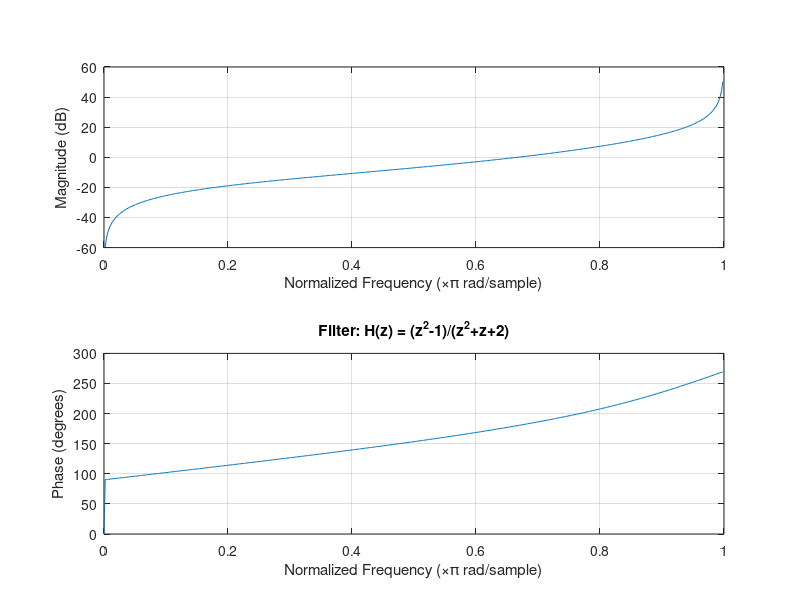
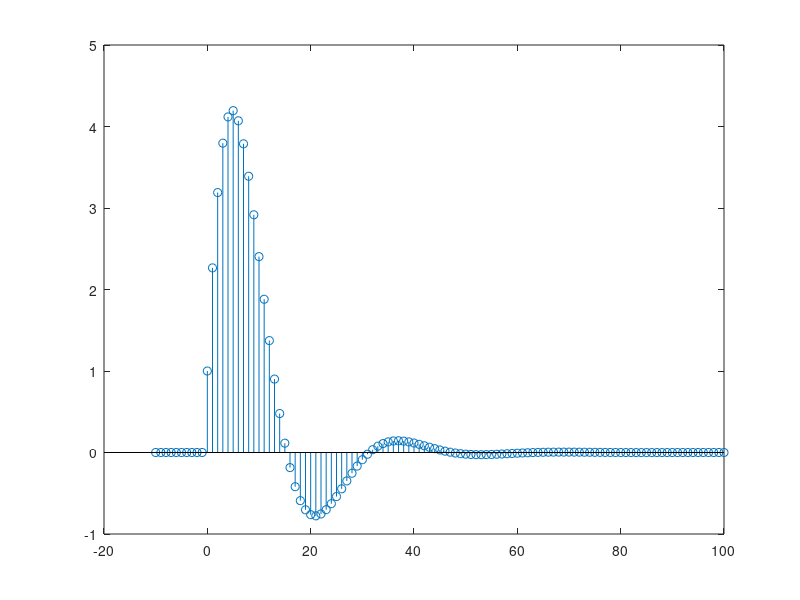

Here is the MATLAB script that generated these plots, in order: (Note: this script raises an error after producing the figures.)
clc; close all; clear all;

%%Problem 1%%
%H(z) = (z^2-1)/(z^2+z+2)
num1 = [1 -1 0];
den1 = [1 3 2];

[r1,p1,k1] = residue(num1,den1);

zero1 = roots(num1);
pole1 = roots(den1);

figure(1);
freqz(num1,den1);
title('Filter: H(z) = (z^2-1)/(z^2+z+2)');


%%Problem 2%%
%y[n] – 1.8cos(pi/16)y[n-1] + 0.81y[n-2] = x[n] + 0.5x[n-1]
num2 = [1 0.5 0];
den2 = [1 -1.8*cos(pi/16) 0.81];

n = -10:100;
x = zeros(111,1);
x(11) = 1;
y = filter(num2,den2,x); %output y(t) is understood as: x(t) -> "system" a,b -> y(t)

figure(2);
stem(n,y); %hold on;
title('y[n] – 1.8cos(pi/16)y[n-1] + 0.81y[n-2] = x[n] + 0.5x[n-1]', 'Impulse response from feeding Dirac to model H(z)');
xlabel('n');ylabel('h(n)');

figure(17);
hn = 7.938*(0.9).^n.*cos(pi/16.*n-1.444).*heaviside(n);
stem(n,hn);% hold off;
title('y[n] – 1.8cos(pi/16)y[n-1] + 0.81y[n-2] = x[n] + 0.5x[n-1]','Impulse response from manually deriving h(n)');
xlabel('n');ylabel('h(n)');


% roots(den2);
% [r2,p2,k2] = residue(num2,den2);


%%Problem 3%%

%%Graph2%%
figure(3);
sys2 = tf(num2,den2);
pzmap(sys2);
title('y[n] – 1.8cos(pi/16)y[n-1] + 0.81y[n-2] = x[n] + 0.5x[n-1]');

figure(4);
freqz(num2,den2);
title('y[n] – 1.8cos(pi/16)y[n-1] + 0.81y[n-2] = x[n] + 0.5x[n-1]');

%%Graph3%%
%y[n] + 0.13y[n-1] + 0.52y[n-2] + 0.3y[n-3] = 0.16x[n] - 0.48x[n-1] + 0.48x[n-2] 0.16x[n-3]
num3 = [0.16 -0.48 0.48 0.16];
den3 = [1 0.13 0.52 0.3];
sys3 = tf(num3,den3);
figure(5);
pzmap(sys3);
title('y[n] + 0.13y[n-1] + 0.52y[n-2] + 0.3y[n-3] = 0.16x[n] - 0.48x[n-1] + 0.48x[n-2] 0.16x[n-3]');
figure(6);
freqz(num3,den3);
title('y[n] + 0.13y[n-1] + 0.52y[n-2] + 0.3y[n-3] = 0.16x[n] - 0.48x[n-1] + 0.48x[n-2] 0.16x[n-3]');

%%Graph4%%
%y[n] - 0.268y[n-2] = 0.634x[n] – 0.634x[n-2]
num4 = [1 0 -0.268];
den4 = [0.634 0 -0.634];
sys4 = tf(num4,den4);
figure(7);
pzmap(sys4);
title('y[n] - 0.268y[n-2] = 0.634x[n] – 0.634x[n-2]');
figure(8);
freqz(num4,den4);
title('y[n] - 0.268y[n-2] = 0.634x[n] – 0.634x[n-2]');

%%Graph5%%
%y[n] + 0.268y[n-2] = 0.634x[n] + 0.634x[n-2]
num5 = [0.634 0 0.634];
den5 = [1 0 0.268];
sys5 = tf(num5,den5);
figure(9);
pzmap(sys5);
title('y[n] + 0.268y[n-2] = 0.634x[n] + 0.634x[n-2]');
figure(10);
freqz(num5,den5);
title('y[n] + 0.268y[n-2] = 0.634x[n] + 0.634x[n-2]');

%%Graph6%%
%10y[n] - 5y[n-1] + 2y[n-2] = x[n] - 5x[n-1] + 10x[n-2]
num6 = [1 -5 10];
den6 = [10 -5 2];
sys6 = tf(num6,den6);
figure(11);
pzmap(sys6);
title('10y[n] - 5y[n-1] + 2y[n-2] = x[n] - 5x[n-1] + 10x[n-2]');
figure(12);
freqz(num6,den6);
title('10y[n] - 5y[n-1] + 2y[n-2] = x[n] - 5x[n-1] + 10x[n-2]');

%%Low-pass filter%%
%H(z) = (z+1)/(z-3/4)

%testing%
% num7 = [1  3 3 1];
% den7 = conv([1 -1/5],[1 -1 9/16]);
num7 = [1 1];
den7 = [1 -3/4];
sys7 = tf(num7,den7);
figure(13);
pzmap(sys7);
title('Simplest Lowpass Filter: H(z) = (z+1)/(z-3/4)');
figure(14);
freqz(num7,den7);
title('Simplest Lowpass Filter', 'H(z) = (z+1)/(z-3/4)');

%%High-pass filter%%
%H(z) = (z-1)/(z+3/4)
num8 = [1 -1];
den8 = [1 3/4];
sys8 = tf(num8,den8);
figure(15);
pzmap(sys8);
title('Simplest Highpass Filter: H(z) = (z-1)/(z+3/4)');
figure(16);
freqz(num8,den8);
title('Simplest Highpass Filter', 'H(z) = (z-1)/(z+3/4)');



